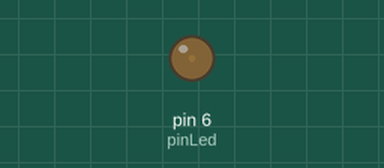
Simulated run of this sketch. Board: Arduino Uno, built with avr-gcc and run on an emulated ATmega328P. Parts: output pins drawn as LEDs (lit = HIGH).

Above: at 0.05 s.
At 1.55 s:
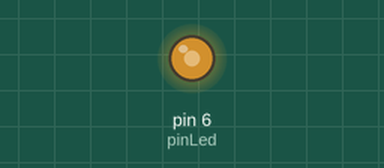
At 2.8 s:
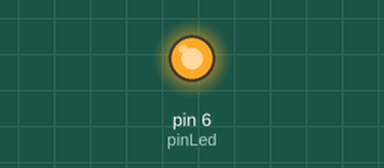
At 5.6 s:
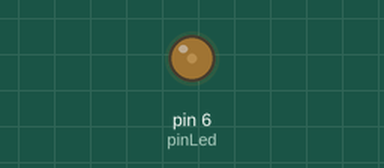
Timing chart, 0 to 14.5 s (numbered marks = the images above):
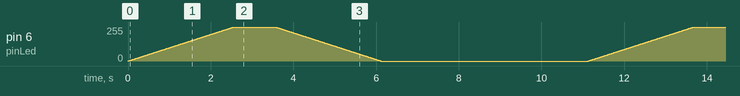

The sketch:

led_dimmerato.ino
```cpp
int pinLed = 6;                     //utilizzo il pin 6


void setup() {
  pinMode(pinLed, OUTPUT);           //lo configuro come OUTPUT

}

void loop() {

  for (int i = 0; i <= 255; i++) {    //creo un ciclo for che mi faccia incrementare la luminosità gradualmente
    analogWrite(pinLed, i);           //il valore di luminosita è dato dalla variabile i
    delay(10);
  }
  delay(1000);
  for (int i = 255; i >= 0; i--) {    //questo ciclo decrementa la luminosita gradualmente
    analogWrite(pinLed, i);
    delay(10);
  }
  delay(5000);   // viene spento per 5 sec
}
```
